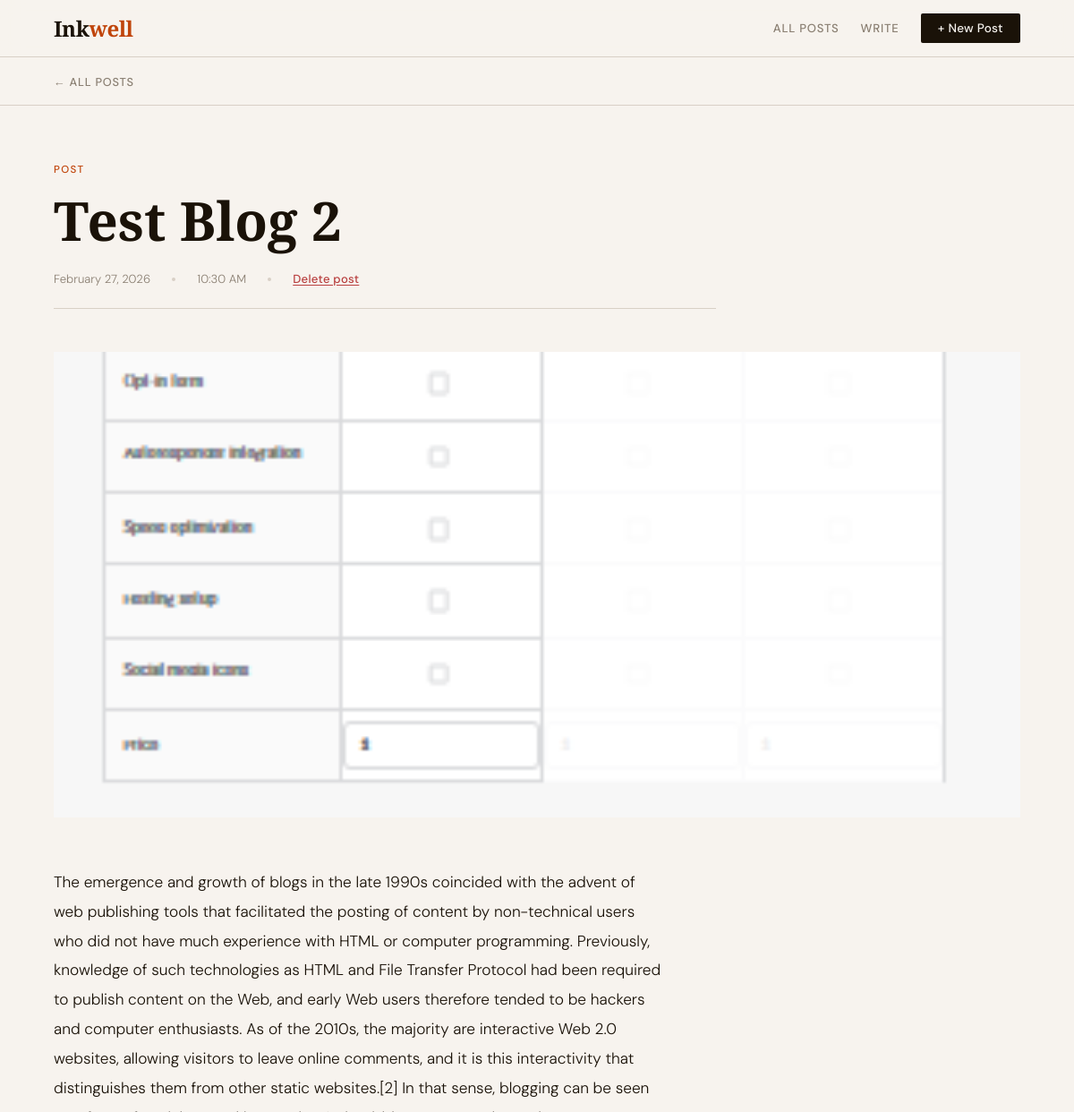
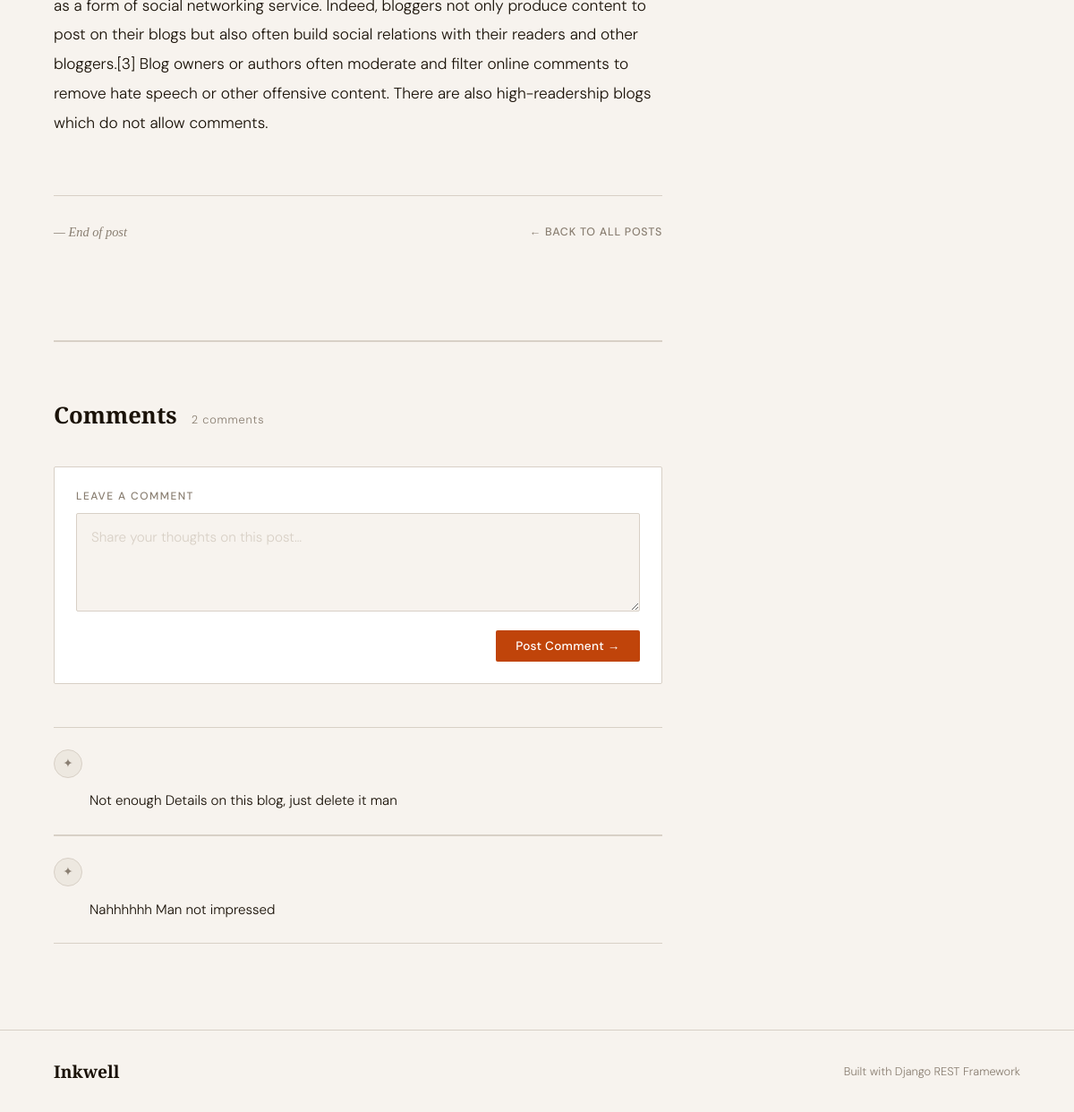
Screenshot of /blog/post_detail/2 with the database file from the repository (2 pictures, top to bottom).
### blogs/models.py (models this page shows, shortened)
class Blog(models.Model):
    blog_title = models.CharField(max_length=500)
    blog_body = models.TextField()
    images = models.ImageField(upload_to='images/', blank=True)
    created_at = models.DateTimeField(auto_now_add=True)
    updated_at = models.DateTimeField(auto_now=True)

class Comment(models.Model):
    blog = models.ForeignKey(to=Blog, on_delete=models.CASCADE, related_name='comments')
    comments = models.TextField()
    created_at = models.DateTimeField(auto_now_add=True)
    updated_at = models.DateTimeField(auto_now=True)

### blogs/views.py (the view)
# urls.py: path('post_detail/<int:pk>', views.postDetail, name='postDetail'),
def postDetail(request, pk):
    blog = Blog.objects.get(pk=pk)
    comments = Comment.objects.filter(blog=pk)
    context = {
        'blog': blog,
        'comments': comments
    }
    return render(request=request, template_name='post_details.html', context=context)

### templates/post_details.html (shortened to what this page needs)
{% load static %}
<!DOCTYPE html>
<html lang="en">
<head>
    <link rel="stylesheet" href="{% static 'css/post_detail.css' %}">
</head>
<body>
    <header>
        <a class="logo" href="{% url 'home' %}">Ink<span>well</span></a>
        <nav>
            <a class="nav-link" href="{% url 'home' %}">All Posts</a>
            <a class="nav-link" href="{% url 'addPost' %}">Write</a>
            <a class="btn btn-primary" href="{% url 'addPost' %}">+ New Post</a>
        </nav>
    </header>
    <div class="back-bar">
        <a class="back-link" href="{% url 'home' %}">← All Posts</a>
    </div>
    <div class="container">
        <article>
            <div class="article-header">
                <span class="post-tag">Post</span>
                <h1 class="article-title">{{blog.blog_title}}</h1>
                <div class="article-meta">
                    <span>February 27, 2026</span>
                    <span class="meta-divider"></span>
                    <span>10:30 AM</span>
                    <span class="meta-divider"></span>
                    <form id="deleteForm">
                        <button class="delete-btn" type="submit">
                            Delete post
                        </button>
                    </form>
                </div>
            </div>
            {% if blog.images %}
            <img class="article-cover" src="{{ blog.images.url}}" alt="Post cover" loading="lazy" />
            {% endif %}
            <div class="article-body">
                <p>{{blog.blog_body}}</p>
            </div>
            <div class="article-end">
                <span class="article-end-label">— End of post</span>
                <a class="back-link" href="{% url 'home' %}"
                    style="text-transform:uppercase;font-size:0.78rem;font-weight:500;color:var(--muted);text-decoration:none;letter-spacing:0.06em;">
                    ← Back to all posts
                </a>
            </div>
        </article>
        <div class="comments-section">
            <div class="comments-heading">
                <h2>Comments</h2>
                <span class="comments-count">2 comments</span>
            </div>
            <div class="comment-form-wrapper">
                <form id="commentForm">
                    <label class="comment-form-label" for="body">Leave a comment</label>
                    <textarea class="comment-textarea" id="body" name="comments"
                        placeholder="Share your thoughts on this post…" required></textarea>
                    <div class="comment-form-actions">
                        <button class="btn-comment" type="submit">Post Comment →</button>
                    </div>
                </form>
            </div>
            {% if comments %}
            {% for comment in comments %}
            <div class="comments-list">
                <div class="comment-item">
                    <div class="comment-meta">
                        <div class="comment-avatar">✦</div>
                    </div>
                    <p class="comment-body">{{comment.comments}}</p>
                </div>
            </div>
            {% endfor %}
            {% else %}
            <div>
                <p class="comment-body">No Comment for this blog.</p>
            </div>
            {% endif %}
        </div>
    </div>
    <footer>
        <span class="footer-logo">Inkwell</span>
        <span>Built with Django REST Framework</span>
    </footer>
</body>
</html>

### rows the page displays
Blog: blog_title "Test Blog 2", images (picture), blog_body "The emergence and growth of blogs in the late 1990s coincided with the advent of web publishing tools that facilitated the posting of content by non-technical users who did not have much experience with HTML or computer programming. Previously, knowledge of such technologies as HTML and File Transfer Protocol had been required to publish content on the Web, and early Web users therefore tended to be hackers and computer enthusiasts. As of the 2010s, the majority are interactive Web 2.0 websites, allowing visitors to leave online comments, and it is this interactivity that distinguishes them from other static websites.[2] In that sense, blogging can be seen as a form of social networking…"
Comment: comments "Not enough Details on this blog, just delete it man"
Comment: comments "Nahhhhhh Man not impressed"
